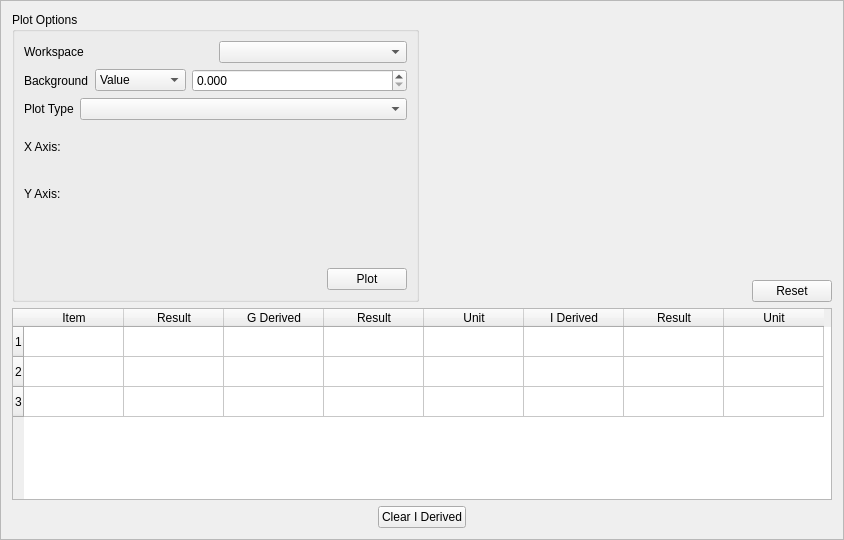
<?xml version="1.0" encoding="UTF-8"?>
<ui version="4.0">
 <class>SANSPlotSpecial</class>
 <widget class="QFrame" name="SANSPlotSpecial">
  <property name="geometry">
   <rect>
    <x>0</x>
    <y>0</y>
    <width>844</width>
    <height>540</height>
   </rect>
  </property>
  <property name="windowTitle">
   <string>Display</string>
  </property>
  <property name="frameShape">
   <enum>QFrame::StyledPanel</enum>
  </property>
  <property name="frameShadow">
   <enum>QFrame::Raised</enum>
  </property>
  <layout class="QVBoxLayout" name="verticalLayout">
   <item>
    <layout class="QHBoxLayout" name="horizontalLayout">
     <item>
      <widget class="QGroupBox" name="gbPlotOptions">
       <property name="title">
        <string>Plot Options</string>
       </property>
       <layout class="QVBoxLayout" name="verticalLayout_2">
        <item>
         <layout class="QHBoxLayout" name="layoutInput">
          <item>
           <widget class="QLabel" name="lbInput">
            <property name="text">
             <string>Workspace</string>
            </property>
           </widget>
          </item>
          <item>
           <widget class="MantidQt::MantidWidgets::WorkspaceSelector" name="wsInput"/>
          </item>
         </layout>
        </item>
        <item>
         <layout class="QHBoxLayout" name="layoutBackground">
          <item>
           <widget class="QLabel" name="lbBackground">
            <property name="text">
             <string>Background</string>
            </property>
           </widget>
          </item>
          <item>
           <widget class="QComboBox" name="cbBackground">
            <item>
             <property name="text">
              <string>Value</string>
             </property>
            </item>
            <item>
             <property name="text">
              <string>Workspace</string>
             </property>
            </item>
           </widget>
          </item>
          <item>
           <widget class="QStackedWidget" name="swBackground">
            <property name="sizePolicy">
             <sizepolicy hsizetype="Preferred" vsizetype="Maximum">
              <horstretch>0</horstretch>
              <verstretch>0</verstretch>
             </sizepolicy>
            </property>
            <property name="currentIndex">
             <number>0</number>
            </property>
            <widget class="QWidget" name="page">
             <property name="sizePolicy">
              <sizepolicy hsizetype="Preferred" vsizetype="Maximum">
               <horstretch>0</horstretch>
               <verstretch>0</verstretch>
              </sizepolicy>
             </property>
             <layout class="QVBoxLayout" name="verticalLayout_3">
              <property name="spacing">
               <number>0</number>
              </property>
              <property name="margin">
               <number>0</number>
              </property>
              <item>
               <widget class="QDoubleSpinBox" name="dsBackground">
                <property name="decimals">
                 <number>3</number>
                </property>
               </widget>
              </item>
             </layout>
            </widget>
            <widget class="QWidget" name="page_2">
             <property name="sizePolicy">
              <sizepolicy hsizetype="Preferred" vsizetype="Maximum">
               <horstretch>0</horstretch>
               <verstretch>0</verstretch>
              </sizepolicy>
             </property>
             <layout class="QVBoxLayout" name="verticalLayout_4">
              <property name="spacing">
               <number>0</number>
              </property>
              <property name="margin">
               <number>0</number>
              </property>
              <item>
               <widget class="MantidQt::MantidWidgets::WorkspaceSelector" name="wsBackground"/>
              </item>
             </layout>
            </widget>
           </widget>
          </item>
         </layout>
        </item>
        <item>
         <layout class="QHBoxLayout" name="horizontalLayout_3">
          <item>
           <widget class="QLabel" name="label_4">
            <property name="text">
             <string>Plot Type</string>
            </property>
           </widget>
          </item>
          <item>
           <widget class="QComboBox" name="cbPlotType">
            <property name="sizePolicy">
             <sizepolicy hsizetype="Expanding" vsizetype="Fixed">
              <horstretch>0</horstretch>
              <verstretch>0</verstretch>
             </sizepolicy>
            </property>
           </widget>
          </item>
         </layout>
        </item>
        <item>
         <layout class="QHBoxLayout" name="layoutXAxis">
          <property name="spacing">
           <number>0</number>
          </property>
          <item>
           <widget class="QLabel" name="label">
            <property name="sizePolicy">
             <sizepolicy hsizetype="Maximum" vsizetype="Preferred">
              <horstretch>0</horstretch>
              <verstretch>0</verstretch>
             </sizepolicy>
            </property>
            <property name="text">
             <string>X Axis:</string>
            </property>
           </widget>
          </item>
          <item>
           <spacer name="horizontalSpacer_3">
            <property name="orientation">
             <enum>Qt::Horizontal</enum>
            </property>
            <property name="sizeHint" stdset="0">
             <size>
              <width>40</width>
              <height>20</height>
             </size>
            </property>
           </spacer>
          </item>
         </layout>
        </item>
        <item>
         <layout class="QHBoxLayout" name="layoutYAxis">
          <property name="spacing">
           <number>0</number>
          </property>
          <item>
           <widget class="QLabel" name="label_2">
            <property name="sizePolicy">
             <sizepolicy hsizetype="Maximum" vsizetype="Preferred">
              <horstretch>0</horstretch>
              <verstretch>0</verstretch>
             </sizepolicy>
            </property>
            <property name="text">
             <string>Y Axis:</string>
            </property>
           </widget>
          </item>
          <item>
           <spacer name="horizontalSpacer_4">
            <property name="orientation">
             <enum>Qt::Horizontal</enum>
            </property>
            <property name="sizeHint" stdset="0">
             <size>
              <width>40</width>
              <height>20</height>
             </size>
            </property>
           </spacer>
          </item>
         </layout>
        </item>
        <item>
         <widget class="QLabel" name="lbPlotOptionsError">
          <property name="sizePolicy">
           <sizepolicy hsizetype="Maximum" vsizetype="Preferred">
            <horstretch>0</horstretch>
            <verstretch>0</verstretch>
           </sizepolicy>
          </property>
          <property name="styleSheet">
           <string notr="true">color:rgb(255, 0, 0)</string>
          </property>
          <property name="text">
           <string/>
          </property>
          <property name="wordWrap">
           <bool>true</bool>
          </property>
         </widget>
        </item>
        <item>
         <layout class="QHBoxLayout" name="horizontalLayout_4">
          <item>
           <spacer name="horizontalSpacer">
            <property name="orientation">
             <enum>Qt::Horizontal</enum>
            </property>
            <property name="sizeHint" stdset="0">
             <size>
              <width>148</width>
              <height>20</height>
             </size>
            </property>
           </spacer>
          </item>
          <item>
           <widget class="QPushButton" name="pbPlot">
            <property name="text">
             <string>Plot</string>
            </property>
           </widget>
          </item>
         </layout>
        </item>
       </layout>
      </widget>
     </item>
     <item>
      <layout class="QVBoxLayout" name="verticalLayout_5">
       <item>
        <widget class="QwtPlot" name="plotWindow">
         <property name="sizePolicy">
          <sizepolicy hsizetype="Expanding" vsizetype="Expanding">
           <horstretch>0</horstretch>
           <verstretch>0</verstretch>
          </sizepolicy>
         </property>
        </widget>
       </item>
       <item>
        <layout class="QHBoxLayout" name="horizontalLayout_5">
         <item>
          <spacer name="horizontalSpacer_5">
           <property name="orientation">
            <enum>Qt::Horizontal</enum>
           </property>
           <property name="sizeHint" stdset="0">
            <size>
             <width>40</width>
             <height>20</height>
            </size>
           </property>
          </spacer>
         </item>
         <item>
          <widget class="QPushButton" name="pbResetRangeSelectors">
           <property name="text">
            <string>Reset</string>
           </property>
          </widget>
         </item>
        </layout>
       </item>
      </layout>
     </item>
    </layout>
   </item>
   <item>
    <widget class="QTableWidget" name="tbDerived">
     <property name="sizePolicy">
      <sizepolicy hsizetype="Expanding" vsizetype="Maximum">
       <horstretch>0</horstretch>
       <verstretch>0</verstretch>
      </sizepolicy>
     </property>
     <property name="rowCount">
      <number>3</number>
     </property>
     <property name="columnCount">
      <number>8</number>
     </property>
     <row/>
     <row/>
     <row/>
     <column>
      <property name="text">
       <string>Item</string>
      </property>
     </column>
     <column>
      <property name="text">
       <string>Result</string>
      </property>
     </column>
     <column>
      <property name="text">
       <string>G Derived</string>
      </property>
     </column>
     <column>
      <property name="text">
       <string>Result</string>
      </property>
     </column>
     <column>
      <property name="text">
       <string>Unit</string>
      </property>
     </column>
     <column>
      <property name="text">
       <string>I Derived</string>
      </property>
     </column>
     <column>
      <property name="text">
       <string>Result</string>
      </property>
     </column>
     <column>
      <property name="text">
       <string>Unit</string>
      </property>
     </column>
    </widget>
   </item>
   <item>
    <layout class="QHBoxLayout" name="horizontalLayout_2">
     <item>
      <spacer name="horizontalSpacer_2">
       <property name="orientation">
        <enum>Qt::Horizontal</enum>
       </property>
       <property name="sizeHint" stdset="0">
        <size>
         <width>40</width>
         <height>20</height>
        </size>
       </property>
      </spacer>
     </item>
     <item>
      <widget class="QPushButton" name="pbClearIDerived">
       <property name="text">
        <string>Clear I Derived</string>
       </property>
      </widget>
     </item>
     <item>
      <spacer name="horizontalSpacer_6">
       <property name="orientation">
        <enum>Qt::Horizontal</enum>
       </property>
       <property name="sizeHint" stdset="0">
        <size>
         <width>40</width>
         <height>20</height>
        </size>
       </property>
      </spacer>
     </item>
    </layout>
   </item>
  </layout>
 </widget>
 <customwidgets>
  <customwidget>
   <class>QwtPlot</class>
   <extends>QFrame</extends>
   <header>qwt_plot.h</header>
   <container>1</container>
  </customwidget>
  <customwidget>
   <class>MantidQt::MantidWidgets::WorkspaceSelector</class>
   <extends>QComboBox</extends>
   <header>MantidQtWidgets/Common/Common/WorkspaceSelector.h</header>
  </customwidget>
 </customwidgets>
 <resources/>
 <connections/>
</ui>
